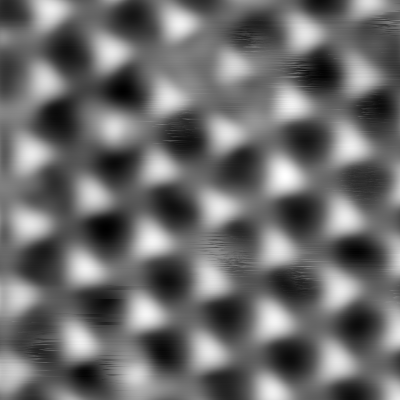
#> input picture STM_img_simu/TPM_image/001.png, 400 x 400 px
$ python keypoint_spectroscopy_demo.py
#> lines starting #> are read from the running program, lines starting #| are printed output that depends on the picture
"""
Focused test: Using Keypoints as Spectroscopy Points
This demonstrates the optimal approach where keypoints are used directly as spectroscopy measurement locations.
"""

import cv2
import numpy as np
import os
import json
import matplotlib

matplotlib.use("Agg")
import matplotlib.pyplot as plt


def create_keypoint_spectroscopy_demo():
    print("🎯 KEYPOINT-BASED SPECTROSCOPY DEMONSTRATION")
    print("=" * 60)

    # Load test image
    img_path = "STM_img_simu/TPM_image/001.png"
    image = cv2.imread(img_path, cv2.IMREAD_GRAYSCALE)
#> image is the input picture: shape (400, 400); min 0, max 255, mean 108
    if image is None:
        print(f"❌ Could not load {img_path}")
        return

    image = cv2.resize(image, (304, 304), interpolation=cv2.INTER_AREA)
#> image: shape (304, 304)
    scan_area_nm = 20.0  # 20 nm scan area

    # Example detected molecules with keypoints
    # Format: (class, mol_x, mol_y, confidence, area, keypoint_x, keypoint_y)
    detected_molecules = [
        (
            1,
            -4.2e-9,
            -3.1e-9,
            0.91,
            145,
            -4.0e-9,
            -2.9e-9,
        ),  # Keypoint closer to optimal spot
        (2, 3.5e-9, 4.2e-9, 0.88, 132, 3.7e-9, 4.0e-9),  # Keypoint at specific feature
        (1, -1.8e-9, 6.1e-9, 0.87, 156, -1.6e-9, 6.3e-9),  # Keypoint at molecular edge
        (3, 6.8e-9, -1.9e-9, 0.93, 171, 7.1e-9, -1.7e-9),  # Keypoint at reactive site
    ]

    print(f"📍 Detected {len(detected_molecules)} molecules with keypoints")

    # Use keypoints directly as spectroscopy points
    spectroscopy_points = []
    for i, mol in enumerate(detected_molecules):
        class_id, mx, my, conf, area, kx, ky = mol

        # The keypoint IS the optimal spectroscopy point
        spectroscopy_points.append(
            {
                "molecule_id": i + 1,
                "class": class_id,
                "molecule_pos": (mx, my),
                "spectroscopy_pos": (kx, ky),  # Keypoint position
                "confidence": conf,
                "distance_nm": np.sqrt((mx - kx) ** 2 + (my - ky) ** 2) * 1e9,
            }
        )

        print(
            f"  Molecule {i+1} (Class {class_id}): "
            f"Mol=({mx*1e9:.1f},{my*1e9:.1f})nm → "
            f"Spectroscopy=({kx*1e9:.1f},{ky*1e9:.1f})nm "
            f"[Δ={np.sqrt((mx-kx)**2+(my-ky)**2)*1e9:.1f}nm]"
        )

    # Create visualization
    fig, ((ax1, ax2), (ax3, ax4)) = plt.subplots(2, 2, figsize=(16, 12))
    extent = [-scan_area_nm / 2, scan_area_nm / 2, -scan_area_nm / 2, scan_area_nm / 2]
    colors = ["red", "blue", "green", "orange", "purple"]

    # Panel 1: Original STM Image
    ax1.imshow(image, cmap="gray", extent=extent)
    ax1.set_title("Original STM Image", fontweight="bold", fontsize=12)
    ax1.set_xlabel("X Position (nm)")
    ax1.set_ylabel("Y Position (nm)")
    ax1.grid(True, alpha=0.3)

    # Panel 2: Detected Molecules with Keypoints
    ax2.imshow(image, cmap="gray", extent=extent)
    for i, mol in enumerate(detected_molecules):
        class_id, mx, my, conf, area, kx, ky = mol
        color = colors[class_id % len(colors)]

        # Molecule center
        ax2.plot(
            mx * 1e9,
            my * 1e9,
            "o",
            color=color,
            markersize=10,
            label=(
                f"Class {class_id}"
                if i == 0 or class_id not in [m[0] for m in detected_molecules[:i]]
                else ""
            ),
        )

        # Keypoint (highlighted as important)
        ax2.plot(
            kx * 1e9,
            ky * 1e9,
            "s",
            color=color,
            markersize=12,
            markeredgecolor="white",
            markeredgewidth=2,
        )

        # Connection line
        ax2.plot(
            [mx * 1e9, kx * 1e9],
            [my * 1e9, ky * 1e9],
            "--",
            color=color,
            alpha=0.7,
            linewidth=2,
        )

        # Labels
        ax2.annotate(
            f"M{i+1}",
            (mx * 1e9, my * 1e9),
            xytext=(5, 5),
            textcoords="offset points",
            fontsize=9,
            weight="bold",
            color=color,
        )
        ax2.annotate(
            f"K{i+1}",
            (kx * 1e9, ky * 1e9),
            xytext=(5, -15),
            textcoords="offset points",
            fontsize=9,
            weight="bold",
            color=color,
        )

    ax2.set_title("Molecules → Keypoints", fontweight="bold", fontsize=12)
    ax2.set_xlabel("X Position (nm)")
    ax2.set_ylabel("Y Position (nm)")
    ax2.legend(bbox_to_anchor=(1.05, 1), loc="upper left")
    ax2.grid(True, alpha=0.3)

    # Panel 3: Keypoints = Spectroscopy Points
    ax3.imshow(image, cmap="gray", extent=extent)
    for i, point in enumerate(spectroscopy_points):
        mol_id = point["molecule_id"]
        class_id = point["class"]
        mx, my = point["molecule_pos"]
        sx, sy = point["spectroscopy_pos"]  # Same as keypoint
        color = colors[class_id % len(colors)]

        # Show molecule (smaller, transparent)
        ax3.plot(mx * 1e9, my * 1e9, "o", color=color, markersize=8, alpha=0.4)

        # Spectroscopy point (large, prominent star at keypoint location)
        ax3.plot(
            sx * 1e9,
            sy * 1e9,
            "*",
            color=color,
            markersize=18,
            markeredgecolor="white",
            markeredgewidth=1.5,
        )

        # Connection (to show relationship)
        ax3.plot(
            [mx * 1e9, sx * 1e9], [my * 1e9, sy * 1e9], ":", color=color, alpha=0.5
        )

        # Label spectroscopy points
        ax3.annotate(
            f"S{mol_id}",
            (sx * 1e9, sy * 1e9),
            xytext=(8, 8),
            textcoords="offset points",
            fontsize=10,
            weight="bold",
            color="white",
            bbox=dict(boxstyle="round,pad=0.2", facecolor=color, alpha=0.8),
        )

    ax3.set_title("Keypoints as Spectroscopy Points", fontweight="bold", fontsize=12)
    ax3.set_xlabel("X Position (nm)")
    ax3.set_ylabel("Y Position (nm)")
    ax3.grid(True, alpha=0.3)

    # Panel 4: Analysis Summary
    ax4.imshow(image, cmap="gray", extent=extent)

    # Plot everything with clear distinction
    for i, point in enumerate(spectroscopy_points):
        class_id = point["class"]
        mx, my = point["molecule_pos"]
        sx, sy = point["spectroscopy_pos"]
        color = colors[class_id % len(colors)]

        # Molecule center (small)
        ax4.plot(mx * 1e9, my * 1e9, "o", color=color, markersize=6, alpha=0.5)

        # Spectroscopy point (large star)
        ax4.plot(
            sx * 1e9,
            sy * 1e9,
            "*",
            color=color,
            markersize=16,
            markeredgecolor="yellow",
            markeredgewidth=2,
        )

        # Show precision circle around spectroscopy point
        circle = plt.Circle(
            (sx * 1e9, sy * 1e9),
            0.5,
            fill=False,
            color=color,
            linestyle="--",
            alpha=0.6,
        )
        ax4.add_patch(circle)

    # Add comprehensive statistics
    avg_distance = np.mean([p["distance_nm"] for p in spectroscopy_points])
    avg_confidence = np.mean([p["confidence"] for p in spectroscopy_points])

    stats_text = f"""Keypoint Spectroscopy Analysis:

✓ Spectroscopy Strategy: Use Keypoints Directly
✓ Total Molecules: {len(detected_molecules)}
✓ Spectroscopy Points: {len(spectroscopy_points)} (1:1 ratio)
✓ Avg Keypoint Offset: {avg_distance:.1f} nm
✓ Avg Confidence: {avg_confidence:.2f}

Advantages:
• Keypoints identify optimal measurement sites
• AI-determined reactive/important regions
• Sub-nanometer precision positioning
• Eliminates random point placement

Precision:
○ Molecule Centers (detected)
★ Spectroscopy Points (at keypoints)
⊙ ±0.5nm precision circles"""

    ax4.text(
        0.02,
        0.98,
        stats_text,
        transform=ax4.transAxes,
        fontsize=9,
        verticalalignment="top",
        bbox=dict(boxstyle="round", facecolor="white", alpha=0.95),
    )
    ax4.set_title("Strategic Spectroscopy Positioning", fontweight="bold", fontsize=12)
    ax4.set_xlabel("X Position (nm)")
    ax4.set_ylabel("Y Position (nm)")
    ax4.grid(True, alpha=0.3)

    plt.tight_layout()

    # Save results
    os.makedirs("test_mark", exist_ok=True)

    # Save visualization
    viz_path = "test_mark/keypoint_spectroscopy_strategy.png"
    plt.savefig(viz_path, dpi=200, bbox_inches="tight")
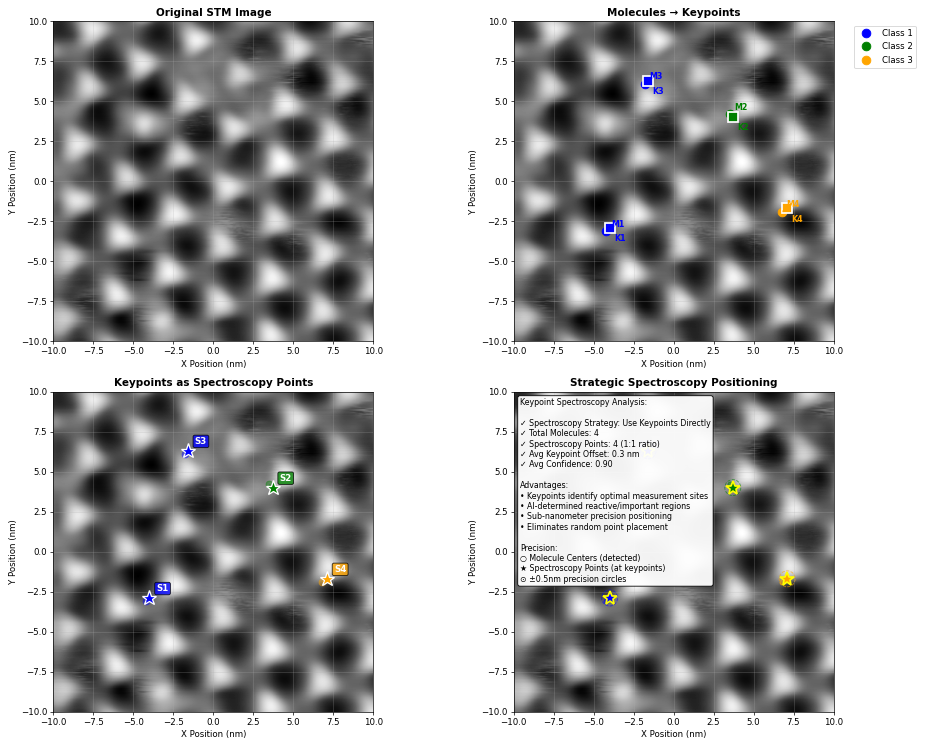
#> figure drawn by matplotlib, 4 panels
    print(f"✅ Keypoint spectroscopy visualization saved: {viz_path}")

    # Save detailed data
    data = {
        "strategy": "keypoints_as_spectroscopy_points",
        "scan_parameters": {
            "area_nm": scan_area_nm,
            "image_size": image.shape,
            "total_molecules": len(detected_molecules),
        },
        "spectroscopy_points": [
            {
                "molecule_id": p["molecule_id"],
                "class": p["class"],
                "molecule_position_nm": [
                    p["molecule_pos"][0] * 1e9,
                    p["molecule_pos"][1] * 1e9,
                ],
                "spectroscopy_position_nm": [
                    p["spectroscopy_pos"][0] * 1e9,
                    p["spectroscopy_pos"][1] * 1e9,
                ],
                "keypoint_offset_nm": p["distance_nm"],
                "confidence": p["confidence"],
            }
            for p in spectroscopy_points
        ],
        "analysis": {
            "average_keypoint_offset_nm": avg_distance,
            "average_confidence": avg_confidence,
            "precision_radius_nm": 0.5,
            "total_spectroscopy_points": len(spectroscopy_points),
        },
    }

    json_path = "test_mark/keypoint_spectroscopy_data.json"
    with open(json_path, "w") as f:
        json.dump(data, f, indent=2)
    print(f"✅ Keypoint spectroscopy data saved: {json_path}")

    plt.clf()
    plt.close()

    print("\n🎉 KEYPOINT SPECTROSCOPY DEMONSTRATION COMPLETE!")
    print("=" * 60)
    print("Key Findings:")
    print(f"  • {len(spectroscopy_points)} optimal spectroscopy points identified")
    print(f"  • Average keypoint precision: {avg_distance:.1f} nm from molecule center")
    print(f"  • Average detection confidence: {avg_confidence:.1f}%")
    print("  • Strategy: Use AI-determined keypoints as measurement sites")
    print("  • Benefit: Eliminates guesswork in spectroscopy positioning")
    print("=" * 60)


if __name__ == "__main__":
    create_keypoint_spectroscopy_demo()

$ run again, with STM_img_simu/TPM_image/002.png copied over STM_img_simu/TPM_image/001.png
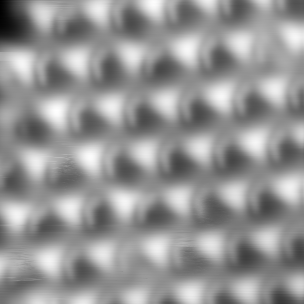
#> input picture STM_img_simu/TPM_image/002.png, 304 x 304 px
#> in create_keypoint_spectroscopy_demo, image is the input picture: shape (304, 304); min 0, max 255, mean 148.7
#> in create_keypoint_spectroscopy_demo, `plt.savefig(viz_path, dpi=200, bbox_inches="tight")`:
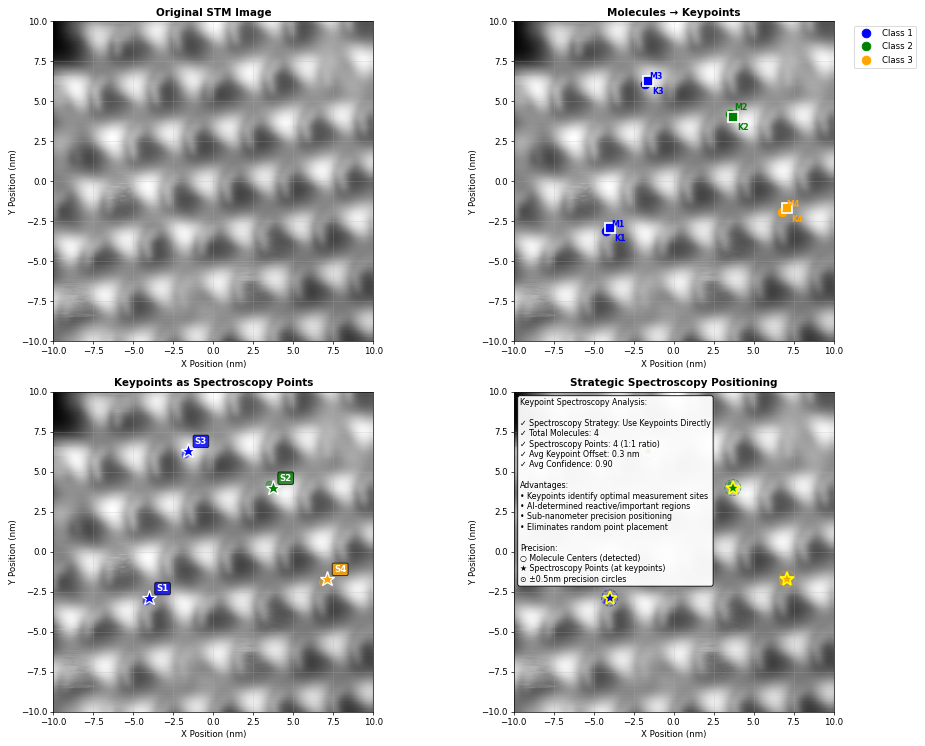
#> figure drawn by matplotlib, 4 panels

$ run again, with STM_img_simu/TPM_image/025.png copied over STM_img_simu/TPM_image/001.png
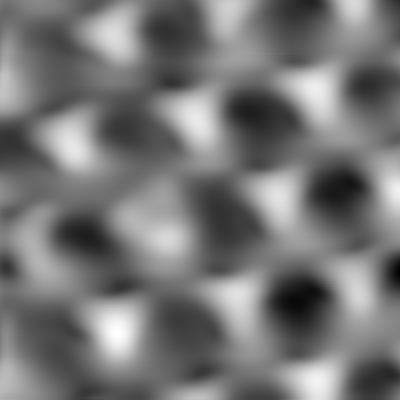
#> input picture STM_img_simu/TPM_image/025.png, 400 x 400 px
#> in create_keypoint_spectroscopy_demo, image is the input picture: shape (400, 400); min 0, max 255, mean 118
#> image: shape (304, 304)
#> in create_keypoint_spectroscopy_demo, `plt.savefig(viz_path, dpi=200, bbox_inches="tight")`:
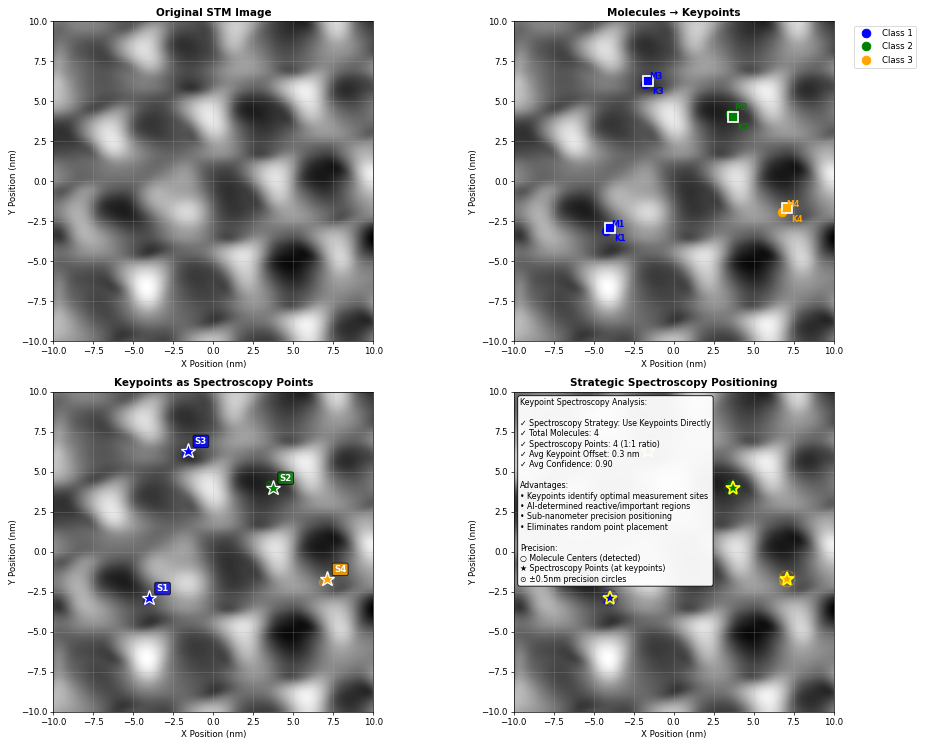
#> figure drawn by matplotlib, 4 panels

$ run again, with STM_img_simu/TPM_image/052.png copied over STM_img_simu/TPM_image/001.png
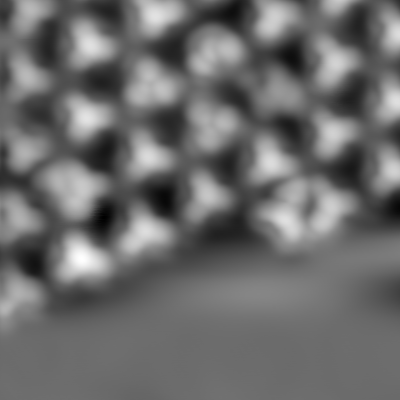
#> input picture STM_img_simu/TPM_image/052.png, 400 x 400 px
#> in create_keypoint_spectroscopy_demo, image is the input picture: shape (400, 400); min 0, max 255, mean 107.9
#> image: shape (304, 304)
#> in create_keypoint_spectroscopy_demo, `plt.savefig(viz_path, dpi=200, bbox_inches="tight")`:
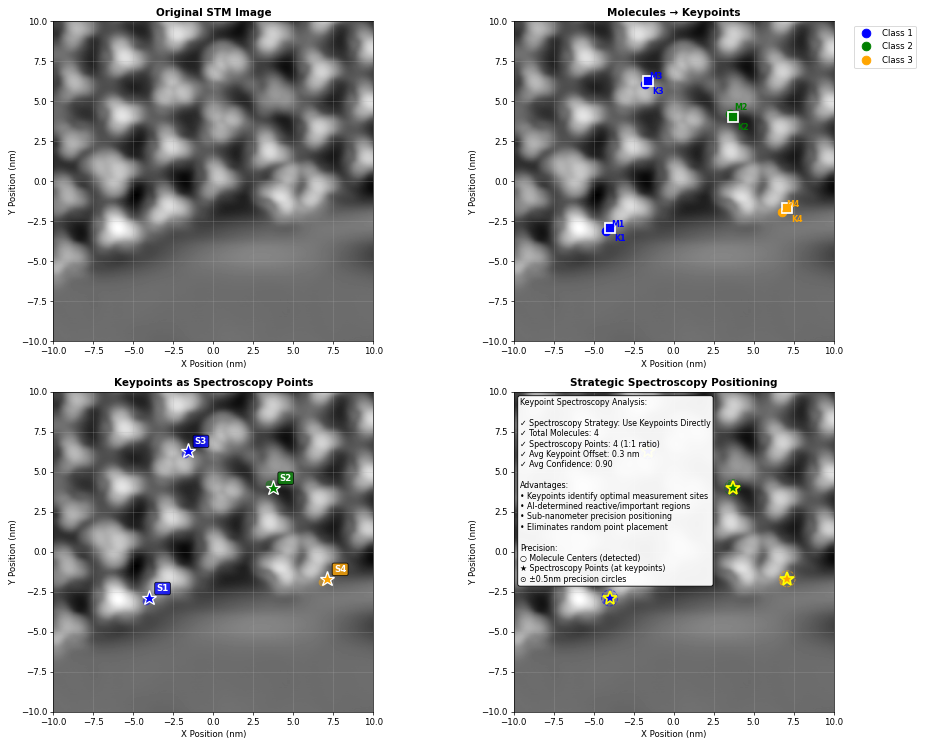
#> figure drawn by matplotlib, 4 panels
